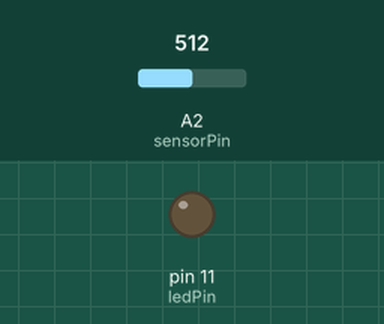
The sketch below on a simulated Arduino Uno, built with avr-gcc and run on an emulated ATmega328P. Shown: output pins drawn as LEDs (lit = HIGH). The inputs (shaded band) are chosen by the test bench; at power-on: A2 (sensorPin) = 512. What the sketch prints to the serial monitor is not drawn.

Above: at 1.2 s.
1.3 s: A2 (sensorPin) set to 539
4.3 s: A2 (sensorPin) set to 558
At 5.4 s:
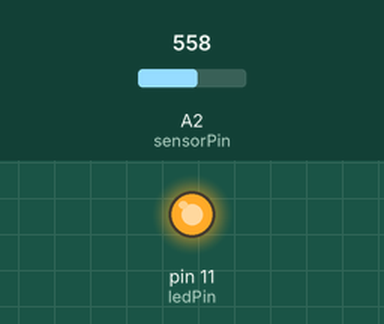
Timing chart, 0 to 7.3 s (numbered marks = the images above; inputs shaded):
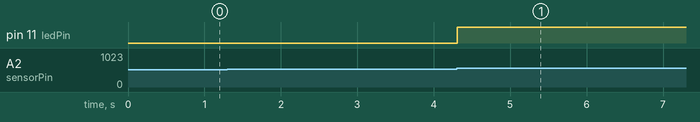

The sketch:

gas4.ino
```cpp
int sensorPin=A2;
int sensorData;
int ledPin = 11;
void setup()
{
  Serial.begin(9600);
  pinMode(sensorPin,INPUT);
  pinMode(ledPin,OUTPUT);
 }
void loop()
{
  sensorData = analogRead(sensorPin);
  Serial.print("Sensor Data:");
if (sensorData >= 550){
  digitalWrite(ledPin, HIGH);
}
  delay(100);
}
```

Measured:
- the behaviour switches between 549 and 550 on A2 (sensorPin) (found by bisection; images 0 and 1)
- after the input at 1.3 s, every drawn part: stays the same
- after the input at 4.3 s, pin 11 (ledPin): LOW → HIGH at once
